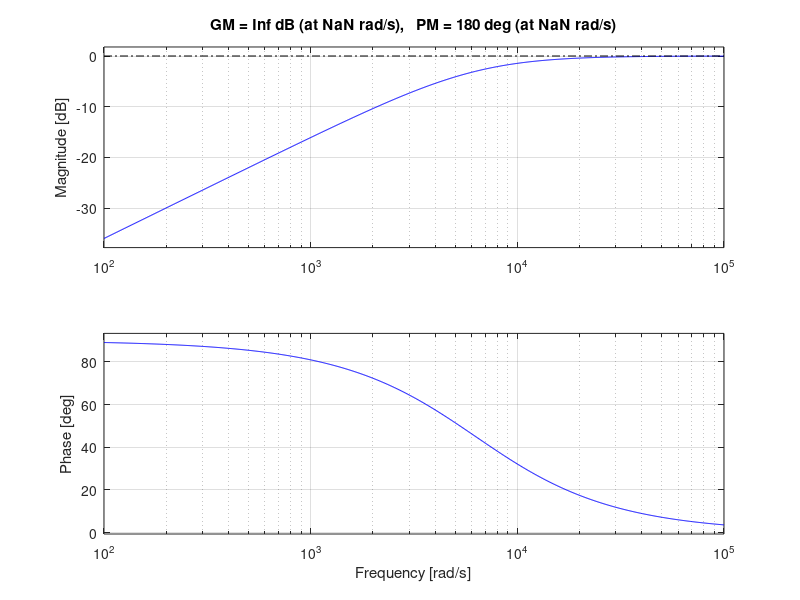

MATLAB code to generate this figure:
clear all;
close all;
clc;

% 제한사항
% 1. 인버터 없이. 
% 2. Lds, Lqs는 상수. 
% 다이얼로 I 지령 바꾸기 
% saturation 넣어야? 
% 이상적인 전류 센싱 
% 디지털 제어는 없음. 
% 논문의 파라미터 사용하기 40V 550hz 
% theta_r_tilde가 90도가 안된다고 가정. sin(2*theta_r_tilde) = 0이 되도록하는 것.

V_inj = 60;
w_h = 2*pi*1000;
rad2deg = 180/pi;

Stop_Time = 10;
J = 0.045;
B=0.0001;
TL=20;

P = 24;
Rs=2;
Lds = 30.0e-3; %[H] 
Lqs = 40.0e-3; %[H]
Lamf = 0.12; %[Wb]

Wrpm_rated = 400;
Te_rated = 20;

% Is_rated = 4.5;
Is_rated = 10;

Wrm_rated = Wrpm_rated *2*pi/60;
Wr_rated = Wrm_rated*P;


Wcc = 100*2*pi;
Kpc = Lds*Wcc;
Kic = Rs*Wcc;


Kt = 1.5*P*Lamf;
Wsc=2*pi*5;
Kps=J*Wsc/Kt;
Kis=J*Wsc^2/5/Kt;
Kas=1/Kps;

Vsmax = 60;



%%

G = tf([1 0], [1 w_h]);

margin(G)


